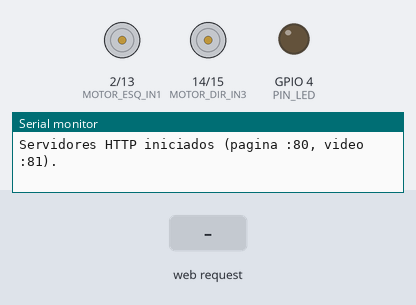
The sketch below on a simulated ESP32. Shown: motor-driver pin pairs drawn as motors (green arrow = first pin HIGH = forward, orange = second pin HIGH = backward, longer = more drive), output pins drawn as LEDs (lit = HIGH), the last lines printed to the serial monitor. The inputs (shaded band) are chosen by the test bench. The camera gives no picture.

Above: at 1.5 s.
1.6 s: HTTP request GET /F received
At 1.9 s:
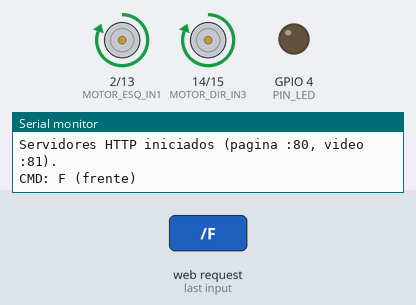
3.1 s: HTTP request GET /B received
At 4.2 s:
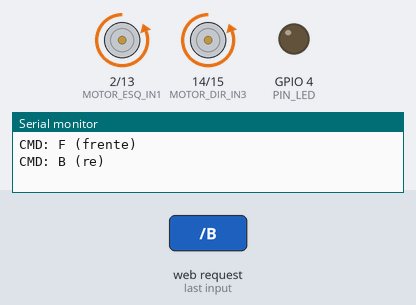
4.6 s: HTTP request GET /L received
At 5.4 s:
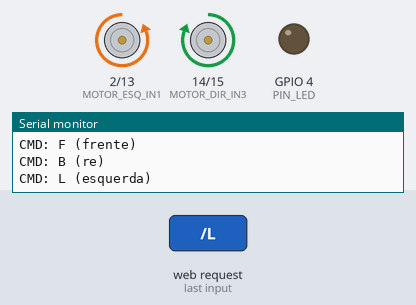
6.1 s: HTTP request GET /R received
At 6.6 s:
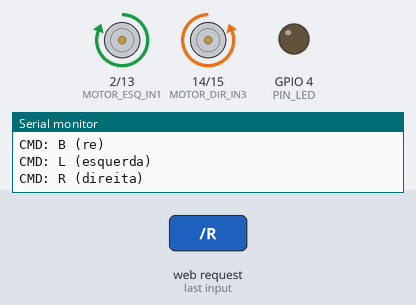
7.6 s: HTTP request GET /LED received
At 8.8 s:
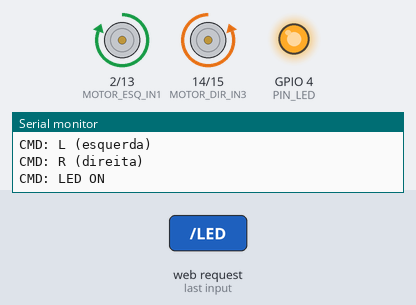
9.1 s: HTTP request GET /S received
At 10.0 s:
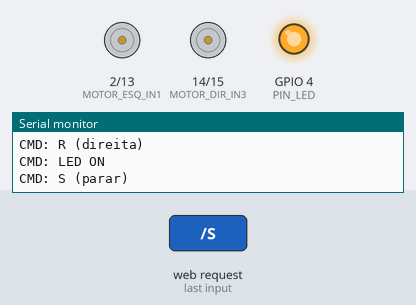
Timing chart, 0 to 11.6 s (numbered marks = the images above; inputs shaded):
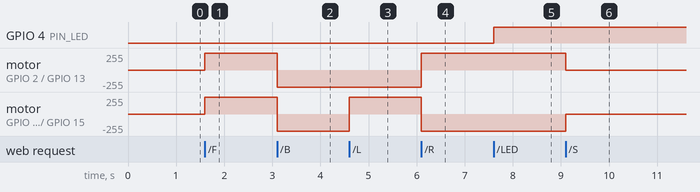

The sketch:

TesteBasico.ino
```cpp
#include <WiFi.h>
#include <WebServer.h>
#include "esp_camera.h"

const char* ssid     = "ROBO_TESTE";
const char* password = "12345678";
IPAddress local_ip(192, 168, 4, 1);
IPAddress gateway(192, 168, 4, 1);
IPAddress subnet(255, 255, 255, 0);

#define MOTOR_ESQ_IN1  2
#define MOTOR_ESQ_IN2 13
#define MOTOR_DIR_IN3 14
#define MOTOR_DIR_IN4 15

#define PIN_LED 4
bool ledLigado = false;

#define PWDN_GPIO_NUM     32
#define RESET_GPIO_NUM    -1
#define XCLK_GPIO_NUM      0
#define SIOD_GPIO_NUM     26
#define SIOC_GPIO_NUM     27
#define Y9_GPIO_NUM       35
#define Y8_GPIO_NUM       34
#define Y7_GPIO_NUM       39
#define Y6_GPIO_NUM       36
#define Y5_GPIO_NUM       21
#define Y4_GPIO_NUM       19
#define Y3_GPIO_NUM       18
#define Y2_GPIO_NUM        5
#define VSYNC_GPIO_NUM    25
#define HREF_GPIO_NUM     23
#define PCLK_GPIO_NUM     22

WebServer server(80);
WebServer streamServer(81);

void pararMotores() {
  digitalWrite(MOTOR_ESQ_IN1, LOW); digitalWrite(MOTOR_ESQ_IN2, LOW);
  digitalWrite(MOTOR_DIR_IN3, LOW); digitalWrite(MOTOR_DIR_IN4, LOW);
}
void moverFrente() {
  digitalWrite(MOTOR_ESQ_IN1, HIGH); digitalWrite(MOTOR_ESQ_IN2, LOW);
  digitalWrite(MOTOR_DIR_IN3, HIGH); digitalWrite(MOTOR_DIR_IN4, LOW);
}
void moverTras() {
  digitalWrite(MOTOR_ESQ_IN1, LOW); digitalWrite(MOTOR_ESQ_IN2, HIGH);
  digitalWrite(MOTOR_DIR_IN3, LOW); digitalWrite(MOTOR_DIR_IN4, HIGH);
}
void girarEsquerda() {
  digitalWrite(MOTOR_ESQ_IN1, LOW); digitalWrite(MOTOR_ESQ_IN2, HIGH);
  digitalWrite(MOTOR_DIR_IN3, HIGH); digitalWrite(MOTOR_DIR_IN4, LOW);
}
void girarDireita() {
  digitalWrite(MOTOR_ESQ_IN1, HIGH); digitalWrite(MOTOR_ESQ_IN2, LOW);
  digitalWrite(MOTOR_DIR_IN3, LOW); digitalWrite(MOTOR_DIR_IN4, HIGH);
}

const char PAGINA[] PROGMEM = R"HTML(
<!DOCTYPE html><html lang="pt-BR"><head>
<meta charset="UTF-8">
<meta name="viewport" content="width=device-width,initial-scale=1,maximum-scale=1,user-scalable=no">
<title>TESTE ROBO</title>
<style>
  *{box-sizing:border-box;-webkit-tap-highlight-color:transparent;}
  body{margin:0;font-family:system-ui,Arial,sans-serif;background:#0b0f10;color:#cfe;
       text-align:center;padding:12px;user-select:none;}
  h1{font-size:17px;margin:4px 0 2px;}
  .sub{font-size:12px;color:#7a9;margin-bottom:10px;}
  #cam{width:100%;max-width:420px;aspect-ratio:4/3;background:#000;border:2px solid #16323a;
       border-radius:10px;object-fit:cover;}
  .grid{display:grid;grid-template-columns:repeat(3,1fr);gap:10px;max-width:420px;margin:12px auto 0;}
  button{font-size:19px;font-weight:700;padding:20px 0;border:none;border-radius:14px;
         background:#16323a;color:#bfe;cursor:pointer;}
  button:active{background:#2bd673;color:#000;}
  .stop{background:#5a1820;color:#fdd;}
  .stop:active{background:#ff4d4d;color:#000;}
  .wide{grid-column:1 / -1;}
  .led{background:#2a2410;color:#fd6;}
  .led.on{background:#ffaa00;color:#000;}
  #log{margin-top:10px;font-size:13px;color:#9fd;min-height:18px;}
</style></head><body>
  <h1>TESTE ROBO - CAMERA + MOVIMENTO</h1>
  <div class="sub">O video deve aparecer abaixo. Segure um botao pra andar.</div>

  <img id="cam" alt="VIDEO">

  <div class="grid">
    <div></div>
    <button ontouchstart="cmd('F')" onmousedown="cmd('F')">FRENTE</button>
    <div></div>

    <button ontouchstart="cmd('L')" onmousedown="cmd('L')">ESQ</button>
    <button class="stop" onclick="cmd('S')">PARAR</button>
    <button ontouchstart="cmd('R')" onmousedown="cmd('R')">DIR</button>

    <div></div>
    <button ontouchstart="cmd('B')" onmousedown="cmd('B')">RE</button>
    <div></div>

    <button id="btnled" class="wide led" onclick="toggleLed()">LIGAR / DESLIGAR LED</button>
  </div>

  <div id="log">conectando video...</div>

<script>
  var HOST = location.hostname || "192.168.4.1";

  var cam = document.getElementById('cam');
  var startCam = function(){ cam.src = "http://" + HOST + ":81/stream?t=" + Date.now(); };
  cam.onload  = function(){ log('video OK'); };
  cam.onerror = function(){ log('video falhou - tentando de novo'); setTimeout(startCam, 1500); };
  startCam();

  var cmd = function(c){
    fetch('/'+c).then(function(){ log('OK: '+c); }).catch(function(){ log('FALHOU: '+c); });
  };
  var parar = function(){ cmd('S'); };

  var ledOn = false;
  var toggleLed = function(){
    fetch('/LED').then(function(){
      ledOn = !ledOn;
      document.getElementById('btnled').classList.toggle('on', ledOn);
      log('LED: ' + (ledOn ? 'ON' : 'OFF'));
    }).catch(function(){ log('FALHOU: LED'); });
  };

  var log = function(t){ document.getElementById('log').textContent = t; };

  document.querySelectorAll('.grid button').forEach(function(b){
    if(b.classList.contains('stop') || b.id === 'btnled') return;
    b.addEventListener('touchend', parar);
    b.addEventListener('mouseup', parar);
    b.addEventListener('mouseleave', function(e){ if(e.buttons) parar(); });
  });
</script>
</body></html>
)HTML";

void stream_handler() {
  WiFiClient client = streamServer.client();

  String head = "HTTP/1.1 200 OK\r\n";
  head += "Access-Control-Allow-Origin: *\r\n";
  head += "Content-Type: multipart/x-mixed-replace; boundary=frame\r\n\r\n";
  client.print(head);

  while (client.connected()) {
    server.handleClient();

    camera_fb_t * fb = esp_camera_fb_get();
    if (!fb) { Serial.println("Falha na captura da camera"); delay(20); continue; }

    bool ok = true;
    ok &= client.print("--frame\r\n") > 0;
    ok &= client.print("Content-Type: image/jpeg\r\n") > 0;
    ok &= client.printf("Content-Length: %u\r\n\r\n", fb->len) > 0;
    ok &= client.write(fb->buf, fb->len) == fb->len;
    ok &= client.print("\r\n") > 0;

    esp_camera_fb_return(fb);
    if (!ok) break;
    delay(20);
  }
}

void rotaComando(const char* nome, void (*acao)()) {
  acao();
  server.send(200, "text/plain", nome);
  Serial.print("CMD: "); Serial.println(nome);
}

void setup() {
  Serial.begin(115200);

  pinMode(MOTOR_ESQ_IN1, OUTPUT);
  pinMode(MOTOR_ESQ_IN2, OUTPUT);
  pinMode(MOTOR_DIR_IN3, OUTPUT);
  pinMode(MOTOR_DIR_IN4, OUTPUT);
  pinMode(PIN_LED, OUTPUT);
  pararMotores();
  digitalWrite(PIN_LED, LOW);

  camera_config_t config;
  config.ledc_channel = LEDC_CHANNEL_0;
  config.ledc_timer   = LEDC_TIMER_0;
  config.pin_d0 = Y2_GPIO_NUM;  config.pin_d1 = Y3_GPIO_NUM;
  config.pin_d2 = Y4_GPIO_NUM;  config.pin_d3 = Y5_GPIO_NUM;
  config.pin_d4 = Y6_GPIO_NUM;  config.pin_d5 = Y7_GPIO_NUM;
  config.pin_d6 = Y8_GPIO_NUM;  config.pin_d7 = Y9_GPIO_NUM;
  config.pin_xclk = XCLK_GPIO_NUM;   config.pin_pclk = PCLK_GPIO_NUM;
  config.pin_vsync = VSYNC_GPIO_NUM; config.pin_href = HREF_GPIO_NUM;
  config.pin_sscb_sda = SIOD_GPIO_NUM; config.pin_sscb_scl = SIOC_GPIO_NUM;
  config.pin_pwdn = PWDN_GPIO_NUM;   config.pin_reset = RESET_GPIO_NUM;
  config.xclk_freq_hz = 20000000;
  config.pixel_format = PIXFORMAT_JPEG;
  config.frame_size   = FRAMESIZE_CIF;
  config.jpeg_quality = 12;
  config.fb_count     = 2;

  if (esp_camera_init(&config) != ESP_OK) {
    Serial.println("ERRO ao iniciar a camera! (segue sem video; motores ainda funcionam)");
  } else {
    Serial.println("Camera OK.");
  }

  WiFi.mode(WIFI_AP);
  WiFi.softAPConfig(local_ip, gateway, subnet);
  WiFi.softAP(ssid, password);
  Serial.println();
  Serial.print("AP no ar! Conecte no Wi-Fi \"");
  Serial.print(ssid);
  Serial.print("\" (senha "); Serial.print(password);
  Serial.print(") e abra: http://"); Serial.println(WiFi.softAPIP());

  server.on("/", []() { server.send_P(200, "text/html", PAGINA); });
  server.on("/F", []() { rotaComando("F (frente)",   moverFrente);   });
  server.on("/B", []() { rotaComando("B (re)",        moverTras);     });
  server.on("/L", []() { rotaComando("L (esquerda)",  girarEsquerda); });
  server.on("/R", []() { rotaComando("R (direita)",   girarDireita);  });
  server.on("/S", []() { rotaComando("S (parar)",     pararMotores);  });
  server.on("/LED", []() {
    ledLigado = !ledLigado;
    digitalWrite(PIN_LED, ledLigado ? HIGH : LOW);
    server.send(200, "text/plain", ledLigado ? "LED ON" : "LED OFF");
    Serial.print("CMD: LED "); Serial.println(ledLigado ? "ON" : "OFF");
  });
  server.begin();

  streamServer.on("/stream", stream_handler);
  streamServer.begin();

  Serial.println("Servidores HTTP iniciados (pagina :80, video :81).");
}

void loop() {
  server.handleClient();
  streamServer.handleClient();
}
```

Measured:
- after the input at 1.6 s, motor on GPIO 2 (MOTOR_ESQ_IN1) / GPIO 13 (MOTOR_ESQ_IN2), motor on GPIO 14 (MOTOR_DIR_IN3) / GPIO 15 (MOTOR_DIR_IN4): stopped → forward 255/255 at once
- after the input at 3.1 s, motor on GPIO 2 (MOTOR_ESQ_IN1) / GPIO 13 (MOTOR_ESQ_IN2), motor on GPIO 14 (MOTOR_DIR_IN3) / GPIO 15 (MOTOR_DIR_IN4): forward 255/255 → backward 255/255 at once
- after the input at 4.6 s, motor on GPIO 14 (MOTOR_DIR_IN3) / GPIO 15 (MOTOR_DIR_IN4): backward 255/255 → forward 255/255 at once
- after the input at 6.1 s, motor on GPIO 2 (MOTOR_ESQ_IN1) / GPIO 13 (MOTOR_ESQ_IN2): backward 255/255 → forward 255/255 at once; motor on GPIO 14 (MOTOR_DIR_IN3) / GPIO 15 (MOTOR_DIR_IN4): forward 255/255 → backward 255/255 at once
- after the input at 7.6 s, GPIO 4 (PIN_LED): LOW → HIGH at once
- after the input at 9.1 s, motor on GPIO 2 (MOTOR_ESQ_IN1) / GPIO 13 (MOTOR_ESQ_IN2): forward 255/255 → stopped at once; motor on GPIO 14 (MOTOR_DIR_IN3) / GPIO 15 (MOTOR_DIR_IN4): backward 255/255 → stopped at once
